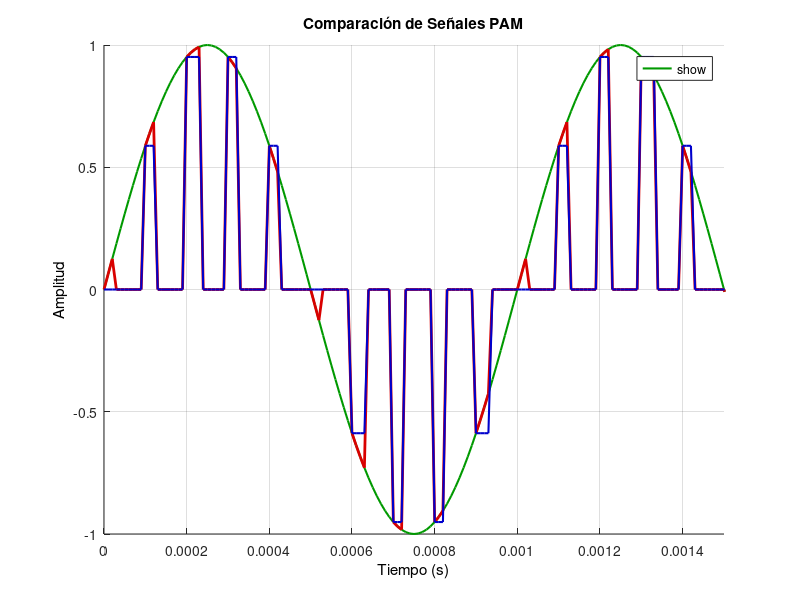

This chart was generated by the following MATLAB code:
% Parámetros del mensaje
A = 1;
fm = 1000;           % Frecuencia del mensaje en Hz

% Tiempo
dt = 1/100000;       % Paso de tiempo (configurable)
t_final = 3 * (1/fm);% 3 ciclos completos
t = 0:dt:t_final;    % Vector de tiempo

% Modulación PAM
fs = 10000;          % Frecuencia de muestreo PAM
d = 0.3;             % Ciclo de trabajo

% Generamos las señales
mensaje = A * sin(2*pi*fm*t);

Ts_pam = 1/fs;
tau = d * Ts_pam;
tren_pulsos = mod(t, Ts_pam) < tau;

% PAM Natural
pam_natural = mensaje .* tren_pulsos;

% PAM Instantáneo (reteniendo muestras al inicio del pulso)
t_muestras = floor(t * fs) / fs;
mensaje_retenido = A * sin(2*pi*fm*t_muestras);
pam_instantaneo = mensaje_retenido .* tren_pulsos;

% Figura única con fondo blanco
fig = figure('Color','w');
set(fig, 'InvertHardcopy', 'off');   % preservar fondo blanco al imprimir/guardar

ax = axes('Parent',fig, 'Color','w'); % una sola axes (rectángulo)
hold(ax,'on');

% Ploteo de las tres señales
h1 = plot(ax, t, mensaje,        'Color', [0 0.6 0], 'LineWidth', 1.5, 'DisplayName','Señal Original');
h2 = plot(ax, t, pam_natural,    'Color', [0.85 0 0], 'LineWidth', 2.0, 'DisplayName','PAM Natural');
h3 = plot(ax, t, pam_instantaneo,'Color', [0 0 0.8], 'LineWidth', 1.5, 'DisplayName','PAM Instantáneo');

% Etiquetas, leyenda y aspecto
title(ax, 'Comparación de Señales PAM', 'Color','k');
xlabel(ax, 'Tiempo (s)', 'Color','k');
ylabel(ax, 'Amplitud', 'Color','k');
grid(ax,'on');
legend(ax,'show','Location','northeast');
xlim(ax, [0, 0.0015]);

hold(ax,'off');
